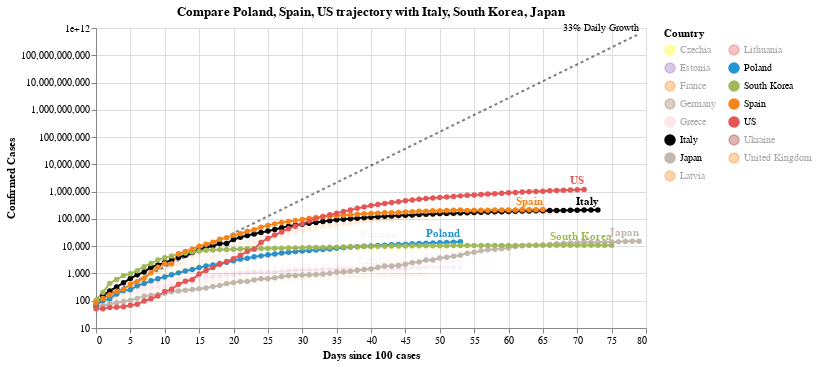

Write notebook code for a chart like this one.
### Code cell
#hide_input
chart2 = make_since_chart(['Poland', 'Spain', 'US'])
chart2

### Figure 1 — Vega-Lite specification as saved in the notebook (floating-point values rounded to 4 significant figures; data arrays with more than 128 entries replaced by an {"elided": "..."} marker saying what was removed)
{"config": {"view": {"continuousWidth": 400, "continuousHeight": 300}}, "layer": [{"mark": {"type": "line", "color": "black", "opacity": 0.5, "strokeDash": [3, 3]}, "encoding": {"x": {"type": "quantitative", "field": "Days since 100 cases"}, "y": {"type": "quantitative", "field": "Confirmed Cases"}}}, {"mark": {"type": "text", "align": "right", "dy": -6, "fontSize": 10, "text": "33% Daily Growth"}, "encoding": {"x": {"type": "quantitative", "field": "Days since 100 cases"}, "y": {"type": "quantitative", "field": "Confirmed Cases"}}, "transform": [{"filter": "(datum['Days since 100 cases'] >= 79)"}]}, {"data": {"name": "data-643482c7be68db9acca882f397d99325"}, "mark": {"type": "line", "point": true}, "encoding": {"color": {"type": "nominal", "field": "Country", "legend": {"columns": 2}, "scale": {"domain": ["Czechia", "Estonia", "France", "Germany", "Greece", "Italy", "Japan", "Latvia", "Lithuania", "Poland", "South Korea", "Spain", "US", "Ukraine", "United Kingdom"], "range": ["yellow", "#9467bd", "#F58518", "#9D755D", "pink", "black", "#C1B7AD", "#F58518", "#E45756", "#2495D3", "#A1BA59", "#F58518", "#E45756", "brown", "#F58518"]}}, "opacity": {"condition": {"value": 1, "selection": "selector004"}, "value": 0.05}, "tooltip": [{"type": "nominal", "field": "Country"}, {"type": "temporal", "field": "Date"}, {"type": "quantitative", "field": "Confirmed Cases"}, {"type": "quantitative", "field": "Days since 100 cases"}], "x": {"type": "quantitative", "field": "Days since 100 cases"}, "y": {"type": "quantitative", "field": "Confirmed Cases", "scale": {"type": "log"}}}, "selection": {"selector004": {"type": "multi", "fields": ["Country"], "bind": "legend", "init": [{"Country": "Poland"}, {"Country": "Spain"}, {"Country": "US"}, {"Country": "Italy"}, {"Country": "South Korea"}, {"Country": "Japan"}]}}, "width": 550}, {"data": {"name": "data-643482c7be68db9acca882f397d99325"}, "mark": {"type": "text", "align": "right", "dy": -8, "fontWeight": "bold"}, "encoding": {"color": {"type": "nominal", "field": "Country", "legend": {"columns": 2}, "scale": {"domain": ["Czechia", "Estonia", "France", "Germany", "Greece", "Italy", "Japan", "Latvia", "Lithuania", "Poland", "South Korea", "Spain", "US", "Ukraine", "United Kingdom"], "range": ["yellow", "#9467bd", "#F58518", "#9D755D", "pink", "black", "#C1B7AD", "#F58518", "#E45756", "#2495D3", "#A1BA59", "#F58518", "#E45756", "brown", "#F58518"]}}, "opacity": {"condition": {"value": 1, "selection": "selector004"}, "value": 0.05}, "text": {"type": "nominal", "field": "Country"}, "tooltip": [{"type": "nominal", "field": "Country"}, {"type": "temporal", "field": "Date"}, {"type": "quantitative", "field": "Confirmed Cases"}, {"type": "quantitative", "field": "Days since 100 cases"}], "x": {"type": "quantitative", "field": "Days since 100 cases"}, "y": {"type": "quantitative", "field": "Confirmed Cases", "scale": {"type": "log"}}}, "transform": [{"filter": "(datum['Date'] >= 1588636800000)"}], "width": 550}], "data": {"name": "data-a6e83c9812dd08555e0a65855a70ab45"}, "title": "Compare Poland, Spain, US trajectory with Italy, South Korea, Japan", "$schema": "https://vega.github.io/schema/vega-lite/v4.0.2.json", "datasets": {"data-a6e83c9812dd08555e0a65855a70ab45": [{"Days since 100 cases": 0, "Confirmed Cases": 100.0}, {"Days since 100 cases": 1, "Confirmed Cases": 133.0}, {"Days since 100 cases": 2, "Confirmed Cases": 176.9}, {"Days since 100 cases": 3, "Confirmed Cases": 235.3}, {"Days since 100 cases": 4, "Confirmed Cases": 312.9}, {"Days since 100 cases": 5, "Confirmed Cases": 416.2}, {"Days since 100 cases": 6, "Confirmed Cases": 553.5}, {"Days since 100 cases": 7, "Confirmed Cases": 736.1}, {"Days since 100 cases": 8, "Confirmed Cases": 979.1}, {"Days since 100 cases": 9, "Confirmed Cases": 1302.0}, {"Days since 100 cases": 10, "Confirmed Cases": 1732.0}, {"Days since 100 cases": 11, "Confirmed Cases": 2303.0}, {"Days since 100 cases": 12, "Confirmed Cases": 3064.0}, {"Days since 100 cases": 13, "Confirmed Cases": 4074.0}, {"Days since 100 cases": 14, "Confirmed Cases": 5419.0}, {"Days since 100 cases": 15, "Confirmed Cases": 7207.0}, {"Days since 100 cases": 16, "Confirmed Cases": 9586.0}, {"Days since 100 cases": 17, "Confirmed Cases": 12750.0}, {"Days since 100 cases": 18, "Confirmed Cases": 16960.0}, {"Days since 100 cases": 19, "Confirmed Cases": 22550.0}, {"Days since 100 cases": 20, "Confirmed Cases": 29990.0}, {"Days since 100 cases": 21, "Confirmed Cases": 39890.0}, {"Days since 100 cases": 22, "Confirmed Cases": 53060.0}, {"Days since 100 cases": 23, "Confirmed Cases": 70560.0}, {"Days since 100 cases": 24, "Confirmed Cases": 93850.0}, {"Days since 100 cases": 25, "Confirmed Cases": 124800.0}, {"Days since 100 cases": 26, "Confirmed Cases": 166000.0}, {"Days since 100 cases": 27, "Confirmed Cases": 220800.0}, {"Days since 100 cases": 28, "Confirmed Cases": 293700.0}, {"Days since 100 cases": 29, "Confirmed Cases": 390600.0}, {"Days since 100 cases": 30, "Confirmed Cases": 519500.0}, {"Days since 100 cases": 31, "Confirmed Cases": 690900.0}, {"Days since 100 cases": 32, "Confirmed Cases": 918900.0}, {"Days since 100 cases": 33, "Confirmed Cases": 1222000.0}, {"Days since 100 cases": 34, "Confirmed Cases": 1625000.0}, {"Days since 100 cases": 35, "Confirmed Cases": 2162000.0}, {"Days since 100 cases": 36, "Confirmed Cases": 2875000.0}, {"Days since 100 cases": 37, "Confirmed Cases": 3824000.0}, {"Days since 100 cases": 38, "Confirmed Cases": 5086000.0}, {"Days since 100 cases": 39, "Confirmed Cases": 6764000.0}, {"Days since 100 cases": 40, "Confirmed Cases": 8996000.0}, {"Days since 100 cases": 41, "Confirmed Cases": 11970000.0}, {"Days since 100 cases": 42, "Confirmed Cases": 15910000.0}, {"Days since 100 cases": 43, "Confirmed Cases": 21170000.0}, {"Days since 100 cases": 44, "Confirmed Cases": 28150000.0}, {"Days since 100 cases": 45, "Confirmed Cases": 37440000.0}, {"Days since 100 cases": 46, "Confirmed Cases": 49790000.0}, {"Days since 100 cases": 47, "Confirmed Cases": 66230000.0}, {"Days since 100 cases": 48, "Confirmed Cases": 88080000.0}, {"Days since 100 cases": 49, "Confirmed Cases": 117100000.0}, {"Days since 100 cases": 50, "Confirmed Cases": 155800000.0}, {"Days since 100 cases": 51, "Confirmed Cases": 207200000.0}, {"Days since 100 cases": 52, "Confirmed Cases": 275600000.0}, {"Days since 100 cases": 53, "Confirmed Cases": 366600000.0}, {"Days since 100 cases": 54, "Confirmed Cases": 487500000.0}, {"Days since 100 cases": 55, "Confirmed Cases": 648400000.0}, {"Days since 100 cases": 56, "Confirmed Cases": 862400000.0}, {"Days since 100 cases": 57, "Confirmed Cases": 1147000000.0}, {"Days since 100 cases": 58, "Confirmed Cases": 1525000000.0}, {"Days since 100 cases": 59, "Confirmed Cases": 2029000000.0}, {"Days since 100 cases": 60, "Confirmed Cases": 2698000000.0}, {"Days since 100 cases": 61, "Confirmed Cases": 3589000000.0}, {"Days since 100 cases": 62, "Confirmed Cases": 4773000000.0}, {"Days since 100 cases": 63, "Confirmed Cases": 6348000000.0}, {"Days since 100 cases": 64, "Confirmed Cases": 8443000000.0}, {"Days since 100 cases": 65, "Confirmed Cases": 11230000000.0}, {"Days since 100 cases": 66, "Confirmed Cases": 14940000000.0}, {"Days since 100 cases": 67, "Confirmed Cases": 19860000000.0}, {"Days since 100 cases": 68, "Confirmed Cases": 26420000000.0}, {"Days since 100 cases": 69, "Confirmed Cases": 35140000000.0}, {"Days since 100 cases": 70, "Confirmed Cases": 46730000000.0}, {"Days since 100 cases": 71, "Confirmed Cases": 62150000000.0}, {"Days since 100 cases": 72, "Confirmed Cases": 82660000000.0}, {"Days since 100 cases": 73, "Confirmed Cases": 109900000000.0}, {"Days since 100 cases": 74, "Confirmed Cases": 146200000000.0}, {"Days since 100 cases": 75, "Confirmed Cases": 194500000000.0}, {"Days since 100 cases": 76, "Confirmed Cases": 258700000000.0}, {"Days since 100 cases": 77, "Confirmed Cases": 344000000000.0}, {"Days since 100 cases": 78, "Confirmed Cases": 457500000000.0}, {"Days since 100 cases": 79, "Confirmed Cases": 608500000000.0}], "data-643482c7be68db9acca882f397d99325": {"elided": "930 records"}}}
